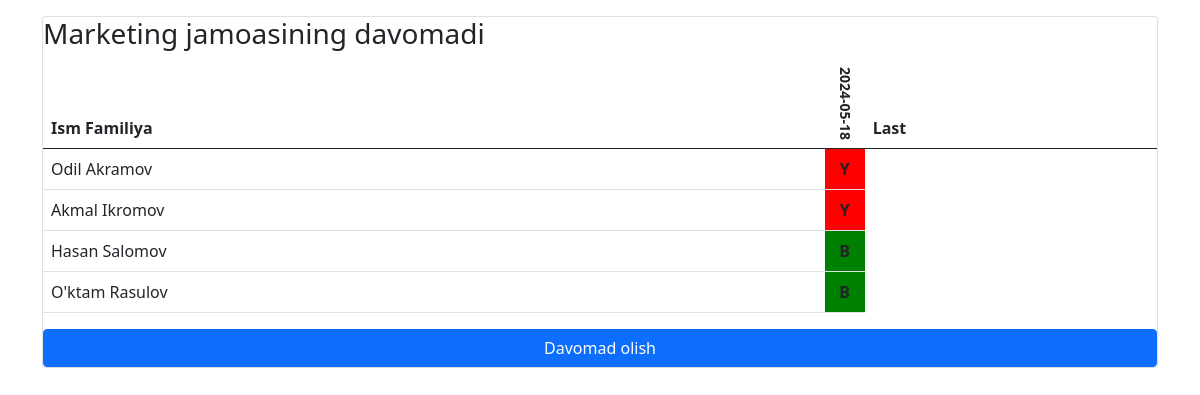
/1/attendance/, run on an earlier commit of the app's database.
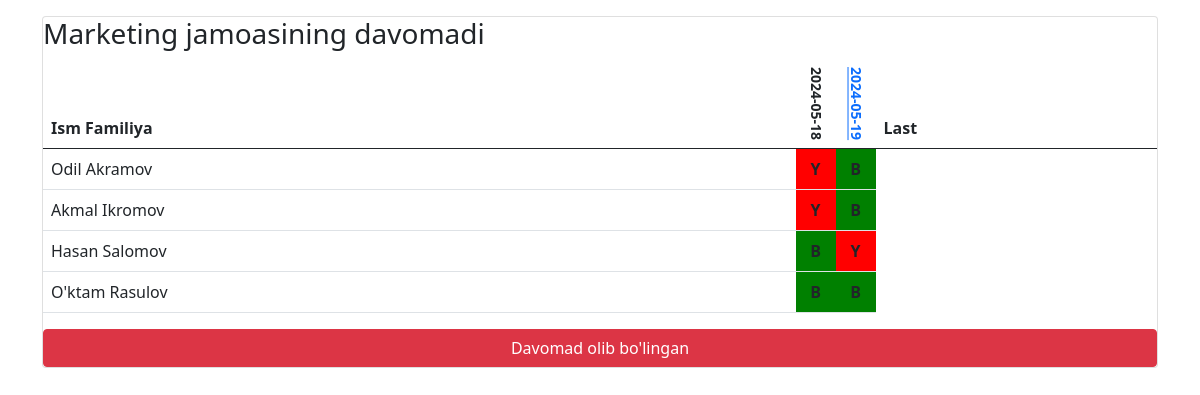
And on a later commit of the database.
### main/models.py (models this page shows, shortened)
class Team(models.Model):
    name = models.CharField(max_length=50)

class Mark(models.Model):
    attendance = models.ForeignKey(Attendance, on_delete=models.CASCADE, related_name='marks')
    worker = models.ForeignKey(Worker, on_delete=models.CASCADE, related_name='marks')
    is_attended = models.BooleanField(default=False)
    class Meta:
        unique_together = ['attendance', 'worker']

class Attendance(models.Model):
    team = models.ForeignKey(Team, on_delete=models.CASCADE, related_name='attendances')
    date = models.DateField()

class Worker(models.Model):
    first_name = models.CharField(max_length=100)
    last_name = models.CharField(max_length=100)
    position = models.CharField(max_length=70)
    team = models.ForeignKey(Team, on_delete=models.CASCADE, related_name='workers')

### main/views.py (the view)
# urls.py: path('<int:team_id>/attendance/', attendance_detail, name='detail'),
def attendance_detail(request, team_id):
    team = Team.objects.get(id=team_id)
    is_att_taken = True if Attendance.objects.filter(date=date.today(), team=team) else False
    return render(request, 'detail.html', {'team': team, 'is_att_taken': is_att_taken})

### templates/detail.html (shortened to what this page needs)
{% extends 'base.html' %}
{% block content %}
{% now "Y-m-d" as today %}
    <div class="container mt-3">
        <div class="card mt-3">
            <h3 class="m">{{ team.name }} jamoasining davomadi</h3>
            <table class="table">
  <thead>
    <tr>
      <th scope="col">Ism Familiya</th>
        {% for mark in team.workers.first.marks.all %}
            <th style="writing-mode:vertical-rl; text-orientation:mixed">
                {% if today == mark.attendance.date|date:"Y-m-d" %}
                <small><a href="{% url 'update' mark.attendance.id %}">{{ mark.attendance.date|date:"Y-m-d" }}</a></small>
                {% else %}
                <small>{{ mark.attendance.date|date:"Y-m-d" }}</small>
                {% endif %}
        </th>
        {% endfor %}
      <th scope="col">Last</th>
    </tr>
  </thead>
  <tbody>
  {% for worker in team.workers.all %}
    <tr>
      <td>{{ worker.first_name }} {{ worker.last_name }}</td>
      {% for mark in worker.marks.all %}
            {% if mark.is_attended %}
                <td style="height:5px; width:5px; background-color: green; text-align: center; font-weight: bold;">B</td>
            {% else %}
                <td style="height:5px; width:5px; background-color: red; text-align: center; font-weight: bold;">Y</td>
            {% endif %}
        {% endfor %}
    </tr>
  {% endfor %}
  </tbody>
</table>
    {% if is_att_taken %}
            <a href="#" class="btn btn-danger">Davomad olib bo'lingan</a>
     {% else %}
            <a href="{% url 'take' team.id %}" class="btn btn-primary">Davomad olish</a>
     {% endif %}
        </div>
    </div>
{% endblock content %}

### templates/base.html (shortened to what this page needs)
<!doctype html>
<html lang="en">
  <head>
    <link href="https://cdn.jsdelivr.net/npm/bootstrap@5.1.0/dist/css/bootstrap.min.css" rel="stylesheet">
  </head>
  <body>
    {% block content %}
    {% endblock content %}
  </body>
</html>

What changed in the data, as far as the page shows it:
added Mark: attendance "2024-05-19", is_attended "B"
added Mark: is_attended "B", shown under Worker "Akmal"
added Mark: is_attended "Y", shown under Worker "Hasan"
added Mark: is_attended "B", shown under Worker "O'ktam"
Also different on the page:
text no longer shown: "Davomad olish"
text now shown: "Davomad olib bo'lingan"
